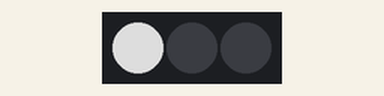
Simulated run of this sketch. Board: Arduino Uno, built with avr-gcc and run on an emulated ATmega328P. Parts: 3 RGB LEDs in strip order, left to right. Dim RGB values are drawn brighter than linear.

Above: at 0.5 s.
At 1.5 s:
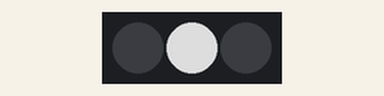
At 2.5 s:
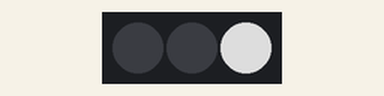
At 3.5 s:
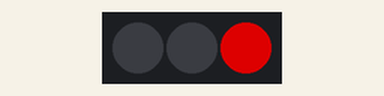
At 4.5 s:
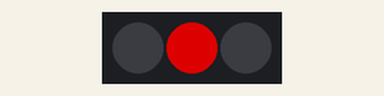
At 5.5 s:
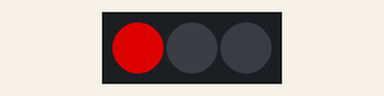
Timing chart, 0 to 7.8 s (numbered marks = the images above):
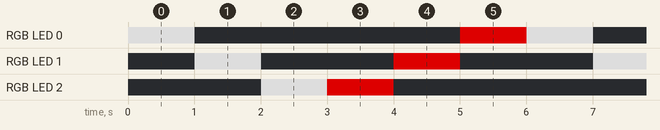

Measured:
- by itself, RGB LED 0: repeats every 6.0 s: off 4.0 s, RGB(150, 0, 0) 1.0 s, RGB(150, 150, 150) 1.0 s
- by itself, RGB LED 1: repeats every 6.0 s: off 2.0 s, RGB(150, 0, 0) 1.0 s, off 2.0 s, RGB(150, 150, 150) 1.0 s
- by itself, RGB LED 2: repeats every 6.0 s: RGB(150, 0, 0) 1.0 s, off 4.0 s, RGB(150, 150, 150) 1.0 s

The sketch:

Test_ws2812.ino
```cpp
//
#include <FastLED.h>


// Define the number of LEDs
#define NUM_LEDS 3

// Define SPI Pin
#define DATA_PIN 12

#define DELAY 1000

// initialise LED-array
CRGB leds[NUM_LEDS];

void setup() {
	FastLED.addLeds<NEOPIXEL, DATA_PIN>(leds, NUM_LEDS);
  LEDS.setBrightness(150);
}

void loop() {
	// First slide the led in one direction
	for(int i = 0; i < NUM_LEDS; i++) {
		// Set the i'th led to red
		leds[i] = CRGB::White;
		// Show the leds
		FastLED.show();
		// now that we've shown the leds, reset the i'th led to black
		leds[i] = CRGB::Black;
		// Wait a little bit before we loop around and do it again
		delay(DELAY);
	}

	// Now go in the other direction.
	for(int i = NUM_LEDS-1; i >= 0; i--) {
		// Set the i'th led to red
		leds[i] = CRGB::Red;
		// Show the leds
		FastLED.show();
		// now that we've shown the leds, reset the i'th led to black
		leds[i] = CRGB::Black;
		// Wait a little bit before we loop around and do it again
		delay(DELAY);
	}
}
```
